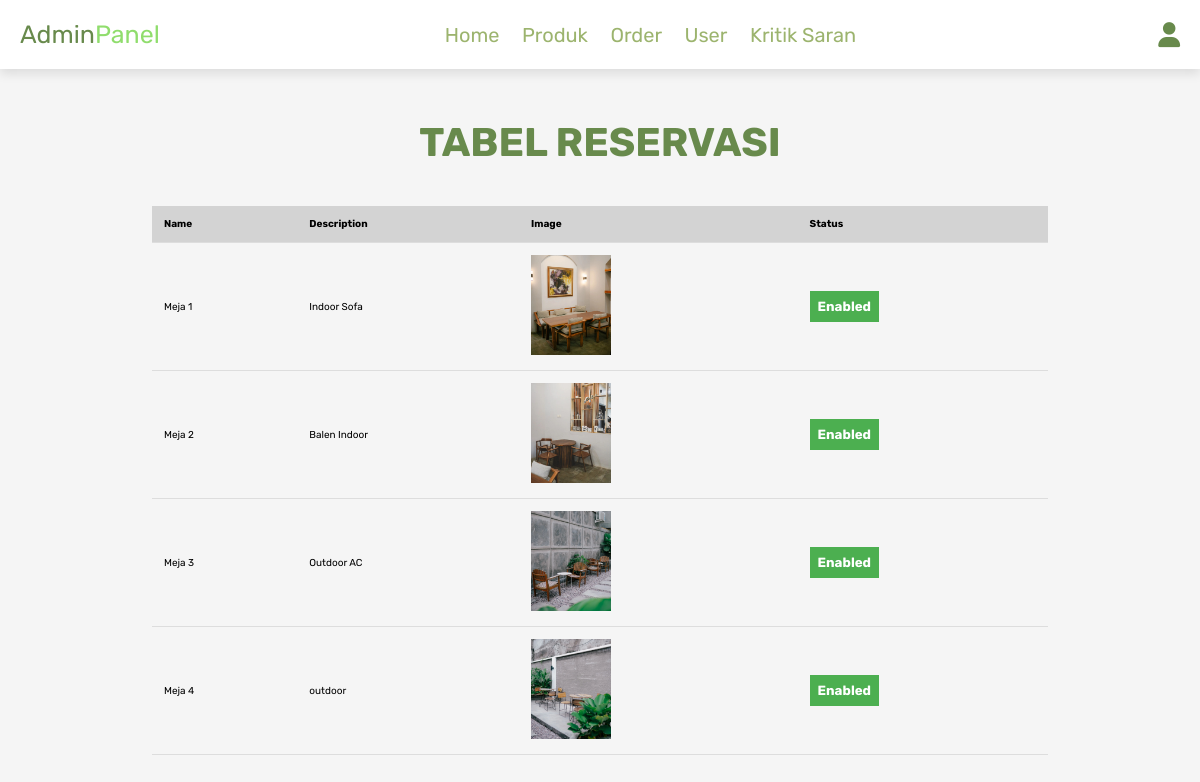
Page /admin_reservasi.php (signed in) on the committed database.
### tables this page shows
CREATE TABLE `tables` (
  `id_table` int(11) NOT NULL,
  `name` varchar(255) NOT NULL,
  `reservation_date` date NOT NULL,
  `description` text NOT NULL,
  `image` varchar(255) NOT NULL,
  `status` enum('enabled','disabled') DEFAULT 'enabled',
  `status_table` enum('available','unavailable') NOT NULL DEFAULT 'available'
);

### admin_reservasi.php (the view, shortened to what this page needs)
<?php
@include 'config.php';
$select_tables = mysqli_query($conn, "SELECT * FROM `tables`") or die('Query failed');
$tables = mysqli_fetch_all($select_tables, MYSQLI_ASSOC);
?>
<!DOCTYPE html>
<html lang="en">
<head>
   <link rel="stylesheet" href="https://cdnjs.cloudflare.com/ajax/libs/font-awesome/6.0.0/css/all.min.css">
   <link rel="stylesheet" href="css/admin_style.css">
</head>
<body>
   <?php @include 'admin_header.php'; ?>
   <section class="show-tables">
      <h1 class="title">Tabel Reservasi</h1>
      <div class="table-container">
         <table>
            <thead>
               <tr>
                  <th>Name</th>
                  <th>Description</th>
                  <th>Image</th>
                  <th>Status</th>
               </tr>
            </thead>
            <tbody>
            <?php
if (!empty($tables)) {
    foreach ($tables as $table) {
        echo "<tr>";
        echo "<td>{$table['name']}</td>";
        echo "<td>{$table['description']}</td>";
        echo "<td><img src='uploaded_img/{$table['image']}' alt='Table Image' class='table-image'></td>";
        echo "<td>";
        $statusClass = ($table['status'] == 'Reserved') ? '' : ' status-not-Reserved';
        echo "<button class='status-button{$statusClass}' data-id='{$table['id_table']}' onclick='toggleStatus({$table['id_table']})'>";
        echo ucfirst($table['status']);
        echo "</button>";
        echo "</td>";
        echo "</tr>";
    }
} else {
    echo '<tr><td colspan="6">No tables added yet!</td></tr>';
}
?>
</tbody>
         </table>
      </div>
   </section>
</body>
</html>

### css/admin_style.css (style rules this page uses)
:root { --pink:#90dd6d; --red:#000000; --orange:#7f9967; --black:rgb(104, 138, 76); --white:#fff; --light-color:rgb(156, 180, 110); --light-white:#ccc; --light-bg:#f5f5f5; --border:.2rem solid var(--black); --box-shadow:0 .5rem 1rem rgba(0,0,0,.1); }
* { font-family: 'Rubik', sans-serif; margin:0; padding:0; box-sizing: border-box; outline: none; border:none; text-decoration: none; transition:all .2s linear; }
html { font-size: 62.5%; overflow-x: hidden; scroll-behavior: smooth; scroll-padding-top: 6.5rem; }
body { background: var(--light-bg); }
section { padding:3rem 2rem; }
.title { text-align: center; margin-bottom: 2rem; color:var(--black); text-transform: uppercase; font-size: 4rem; }

### admin_reservasi.php (style rules this page uses)
.show-tables { margin: 20px; text-align: center; }
.table-container { width: 80%; margin: auto; overflow-x: auto; }
table { width: 100%; border-collapse: collapse; margin-top: 20px; }
th, td { padding: 12px; text-align: left; border-bottom: 1px solid #ddd; }
th { background-color: lightgrey; font-weight: bold; }
.table-image { max-width: 100px; max-height: 100px; }
.status-button { padding: 8px; cursor: pointer; border: none; outline: none; background-color: #4CAF50; color: white; font-weight: bold; }

### rows in the picture
tables: name "Meja 1", description "Indoor Sofa", image (picture), status "Enabled"
tables: name "Meja 2", description "Balen Indoor", image (picture), status "Enabled"
tables: name "Meja 3", description "Outdoor AC", image (picture), status "Enabled"
tables: name "Meja 4", description "outdoor", image (picture), status "Enabled"
